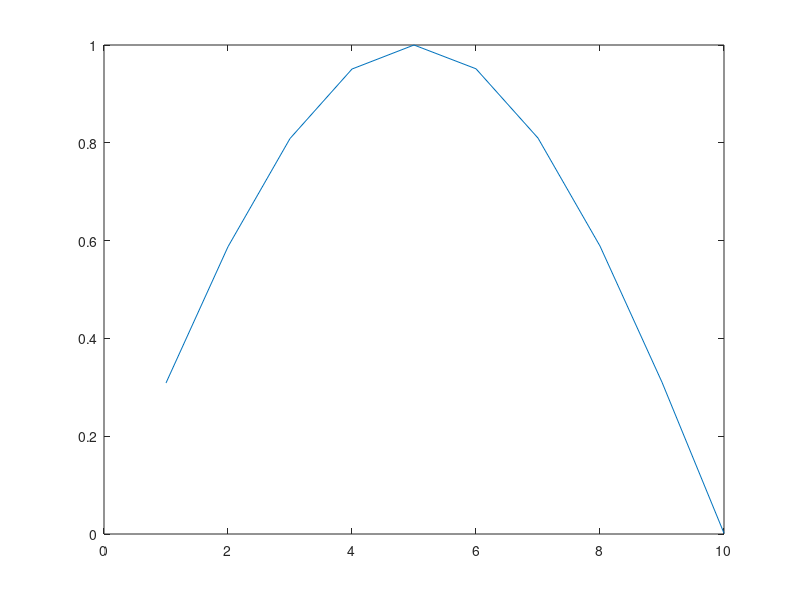
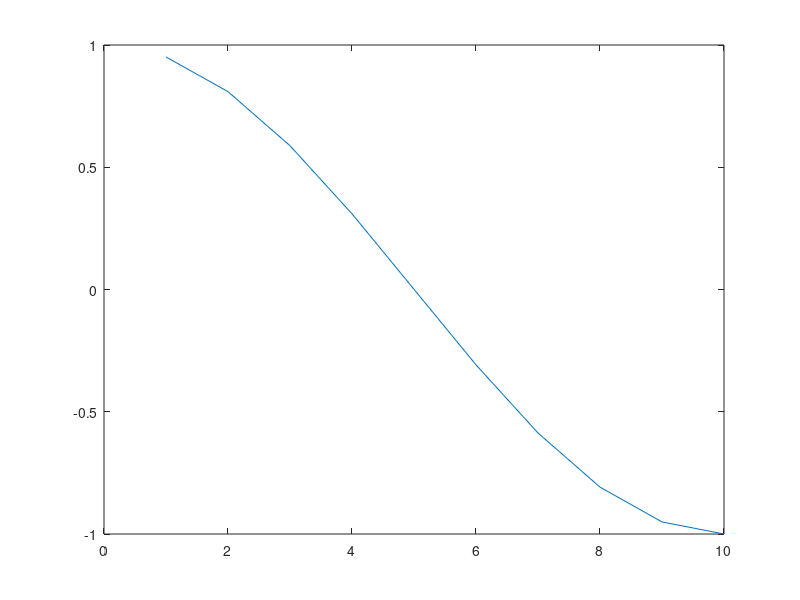

MATLAB code to generate these figures, in order: (Note: this script raises an error after producing the figures.)
%% clean and clear
clc 
close all
clearvars

%% Correlation
%vecteur de test
t = 1:10;
s_ref = sin(3.14.*t./10);

s_ref2 = cos(3.14.*t./10);

figure 
plot(s_ref)
figure
plot(s_ref2)

[autocorr] = correlation(s_ref,s_ref,numel(s_ref));

seuil = max(abs(autocorr));
[corr] = correlation(s_ref,s_ref2,numel(s_ref));

val = max(abs(corr));

figure 
plot(autocorr)

figure
plot(corr)

disp("Le resultat de la correlation est:")
disp(['[ ' num2str(autocorr) ' ]'])

